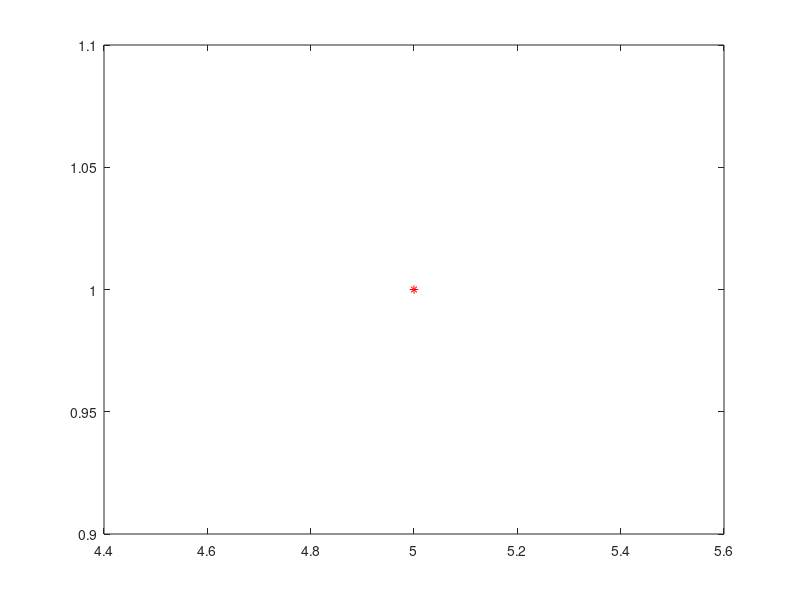

Write the MATLAB code that produced this figure.
clear 
clc

a = input('please give a minimum number:');
b = input('please give a maximum number:');

X = [a:1:b];
Y=0;

for n = 1:1:length(X)
    f = 2:1:X(n)-1;
   
    left = mod(X(n),f);
    c=0;

    for lc=1:1:length(left)
    if left(lc)==0
        c=c+1;
    else
        c=c;
    end
    end
  if c==0
      Y(n)=1;
  else
      Y(n)=0;
  end
end
    
disp(Y)
plot(X,Y,'r*')